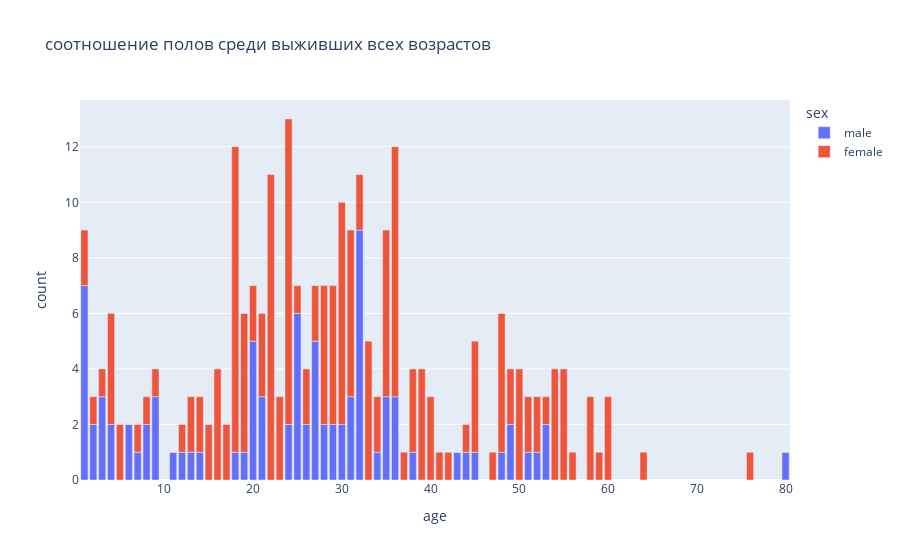

The notebook cell saved with this chart:
### Markdown cell above
bar chart на котором отобразим соотношение полов только среди выживших всех возрастов.

### Code cell
survived_counts = data[data['survived'] == 1].groupby(['age', "sex"]).size().reset_index(name='count')
fig = px.bar(survived_counts, x="age", y="count", color="sex", title="соотношение полов среди выживших всех возрастов")
fig.show()

### Figure 1 — Plotly figure (JSON) as saved in the notebook; plotly's stock layout.template omitted (floating-point values rounded to 4 significant figures)
{"data": [{"alignmentgroup": "True", "hovertemplate": "sex=male<br>age=%{x}<br>count=%{y}<extra></extra>", "legendgroup": "male", "marker": {"color": "#636efa", "pattern": {"shape": ""}}, "name": "male", "offsetgroup": "male", "orientation": "v", "showlegend": true, "textposition": "auto", "type": "bar", "x": [1, 2, 3, 4, 5, 6, 7, 8, 9, 11, 12, 13, 14, 15, 16, 17, 18, 19, 20, 21, 22, 23, 24, 25, 26, 27, 28, 29, 30, 31, 32, 33, 34, 35, 36, 37, 38, 39, 40, 41, 42, 43, 44, 45, 47, 48, 49, 50, 51, 52, 53, 54, 55, 56, 58, 59, 60, 64, 76, 80], "xaxis": "x", "y": [7, 2, 3, 2, 0, 2, 1, 2, 3, 1, 1, 1, 1, 0, 0, 0, 1, 1, 5, 3, 0, 0, 2, 6, 2, 5, 2, 2, 2, 3, 9, 0, 1, 3, 3, 0, 1, 0, 0, 0, 0, 1, 1, 1, 0, 1, 2, 0, 1, 1, 2, 0, 0, 0, 0, 0, 0, 0, 0, 1], "yaxis": "y"}, {"alignmentgroup": "True", "hovertemplate": "sex=female<br>age=%{x}<br>count=%{y}<extra></extra>", "legendgroup": "female", "marker": {"color": "#EF553B", "pattern": {"shape": ""}}, "name": "female", "offsetgroup": "female", "orientation": "v", "showlegend": true, "textposition": "auto", "type": "bar", "x": [1, 2, 3, 4, 5, 6, 7, 8, 9, 11, 12, 13, 14, 15, 16, 17, 18, 19, 20, 21, 22, 23, 24, 25, 26, 27, 28, 29, 30, 31, 32, 33, 34, 35, 36, 37, 38, 39, 40, 41, 42, 43, 44, 45, 47, 48, 49, 50, 51, 52, 53, 54, 55, 56, 58, 59, 60, 64, 76, 80], "xaxis": "x", "y": [2, 1, 1, 4, 2, 0, 1, 1, 1, 0, 1, 2, 2, 2, 4, 2, 11, 5, 2, 3, 11, 3, 11, 1, 2, 2, 5, 5, 8, 6, 2, 5, 2, 6, 9, 1, 3, 4, 3, 1, 1, 0, 1, 4, 1, 5, 2, 4, 2, 2, 1, 4, 4, 1, 3, 1, 3, 1, 1, 0], "yaxis": "y"}], "layout": {"barmode": "relative", "legend": {"title": {"text": "sex"}, "tracegroupgap": 0}, "title": {"text": "соотношение полов среди выживших всех возрастов"}, "xaxis": {"anchor": "y", "domain": [0, 1], "title": {"text": "age"}}, "yaxis": {"anchor": "x", "domain": [0, 1], "title": {"text": "count"}}}}
